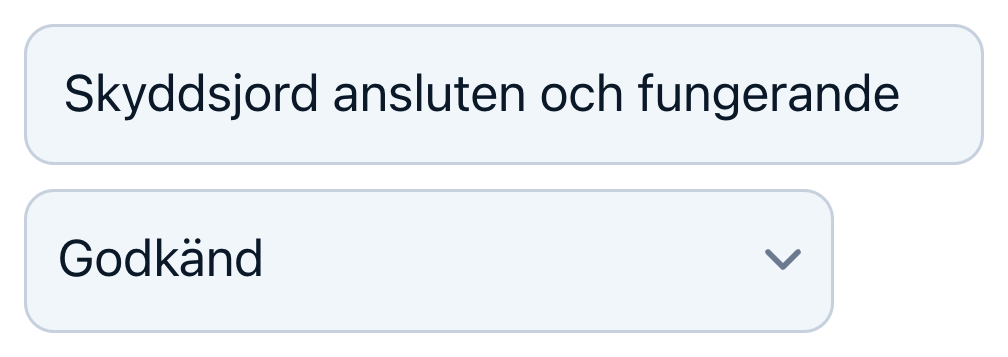
#> input picture design-assets/social/posts/src/egenkontroll-el-mall-0.png, 1008 x 357 px, found by its file name
$ python make_posts.py 08-ek-el.jpg
#> lines starting #> are read from the running program, lines starting #| are printed output that depends on the picture; after the words box and inside, x2 and y2 are one past the last pixel; in counts of white or black regions, pixels touching at a corner belong together
"""Brand post images 4:5 (1080x1350): headline + real site screenshot card + logo/url.
Run: python3 make_posts.py src   (screenshots in src/, made by shot-tools.mjs / shot6.mjs / pdfs.mjs with puppeteer-core)"""
import sys
from pathlib import Path

from PIL import Image, ImageDraw, ImageFilter, ImageFont

HERE = Path(__file__).resolve().parent
ROOT = HERE.parents[2]
W, H = 1080, 1350
NAVY, SKY, WHITE = (11, 26, 46), (111, 208, 248), (255, 255, 255)

# out, headline lines (second in SKY), parts stacked top→bottom: (screenshot, crop box px | None) or "ARROW"
# Screenshots: puppeteer, filled forms, 2x (S5, S8). See DESIGN-SYSTEM-SMM.md.
POSTS = [
    ("08-ek-el.jpg", ["Egenkontroll el", "Fyll i på plats"], [("egenkontroll-el-mall-0.png", None), ("egenkontroll-el-mall-1.png", None)]),
    ("09-ek-vvs.jpg", ["Egenkontroll VVS", "Fyll i på plats"], [("egenkontroll-vvs-mall-0.png", None), ("egenkontroll-vvs-mall-1.png", None)]),
    ("10-ek-bygg.jpg", ["Egenkontroll bygg", "Fyll i på plats"], [("egenkontroll-bygg-mall-0.png", None), ("egenkontroll-bygg-mall-1.png", None)]),
    ("11-kontrakt.jpg", ["Entreprenadkontrakt", "Enligt AB 04"], [("kontrakt-0.png", None), ("kontrakt-1.png", None), ("kontrakt-2.png", None)]),
    ("12-takstolar.jpg", ["Hur många takstolar?", "Räkna direkt"], [("takstolar.png", (66, 66, 1032, 468)), ("takstolar.png", (66, 1404, 1032, 1572))]),
    ("00-verktyg.jpg", ["60+ gratis verktyg", "för byggare"], [("c1.png", None), "GAP", ("c2.png", None), "GAP", ("c3.png", None)]),
    ("04-ob.jpg", ["OB eller övertid?", "Räkna tillägget"], [("m-ob.png", (36, 36, 1076, 948))]),
    ("05-egenkontroll.jpg", ["Egenkontroll våtrum", "Klar på bygget"], [("m-ek.png", (30, 2900, 1068, 3365)), ("m-ek.png", (30, 3725, 1068, 4090)), ("m-ek.png", (30, 340, 1068, 500))]),
    ("07-ata-trigger.jpg", ["Kommentera ÄTA", "– få mallen gratis"], [("ata-pdf.png", (120, 105, 1545, 1450))]),
    ("06-faktura.jpg", ["Från ÄTA", "till faktura"], [("m-ata.png", (60, 940, 1038, 1180)), ("m-ata.png", (60, 3133, 1038, 3372)), "ARROW", ("m-fk2.png", (60, 652, 1038, 892)), ("m-fk2.png", (60, 2532, 1038, 3054))]),
    # S14 LinkedIn product posts: real app screens from public/landing/features (flattened to src/f-*.png)
    ("20-system.jpg", ["Tid, ÄTA, faktura, lön", "I ett system för bygget"], [("a-overview.png", (0, 0, 1040, 600))]),  # admin.byggexp.se, Chrome zoom capture
    ("21-gps.jpg", ["Vem var på bygget?", "Appen vet – med GPS"], [("f-shifts.png", (1926, 360, 2374, 1170))]),
    ("22-attest.jpg", ["Varje pass loggat", "Ut som Excel eller PDF"], [("a-pass.png", (480, 0, 1568, 290)), "ARROW", ("a-export.png", (0, 70, 496, 350))]),
    ("23-lon.jpg", ["Lönen den 25:e?", "Timmarna finns redan"], [("a-lon1.png", (0, 60, 1040, 545)), ("a-lon2.png", None)]),
    ("24-planering.jpg", ["Vem jobbar var?", "Allt på en skärm"], [("f-plan.png", (583, 468, 1488, 1062))]),
    ("25-foto.jpg", ["Hur såg det ut?", "Foton per arbetspass"], [("f-foto.png", (1919, 360, 2374, 900))]),
    ("26-pris.jpg", ["Vad kostar det?", "Från 299 kr i månaden"], [("pris.png", (0, 30, 770, 360)), "GAP", ("pris.png", (815, 30, 1585, 360)), "GAP", ("pris.png", (1630, 30, 2400, 360))]),
]
FOOTERS = ("row", "small", "stack", "right")  # S10: owner picks one; default below
FOOTER = "row"

def font(size, weight="Heavy"):
    f = ImageFont.truetype("/System/Library/Fonts/SFNS.ttf", size)
    try:
        f.set_variation_by_name(weight)
    except Exception:
        pass
    return f


def bg():
    img = Image.new("RGB", (W, H), NAVY)
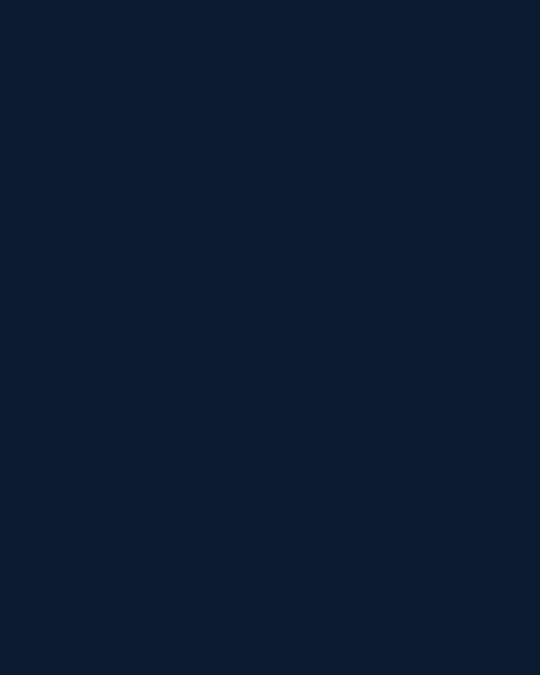
#> img: PIL image 1080x1350 RGB (shown at 1/2 size); mean R, G, B 11, 26, 46
    glow = Image.new("L", (W, H), 0)
#> glow: PIL image 1080x1350 L; every value is 0
    ImageDraw.Draw(glow).ellipse((-200, 650, W + 200, 1900), fill=130)
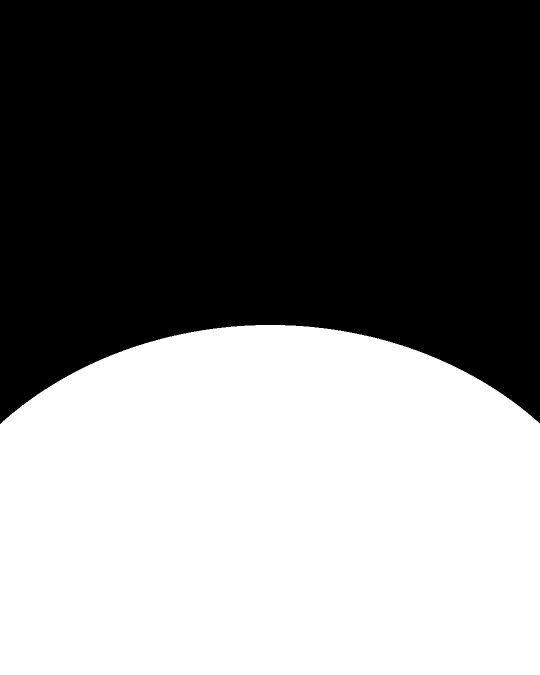
#> glow: PIL image 1080x1350 L (shown at 1/2 size); values 0 (black) and 130 (white), 47.3% white; 1 white region, box (x1, y1, x2, y2) and area: (0, 650, 1080, 1350) 690066
    glow = glow.filter(ImageFilter.GaussianBlur(220))
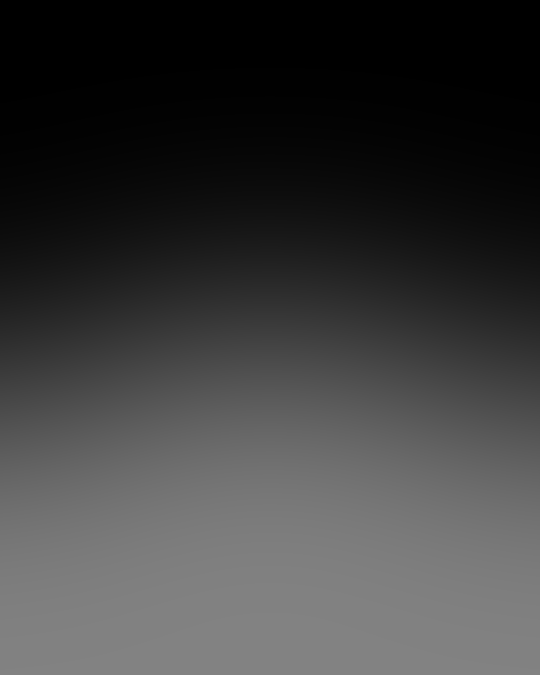
#> glow: PIL image 1080x1350 L (shown at 1/2 size); min 0, max 130, mean 60.6
    return Image.composite(Image.new("RGB", (W, H), (35, 148, 255)), img, glow).convert("RGBA")
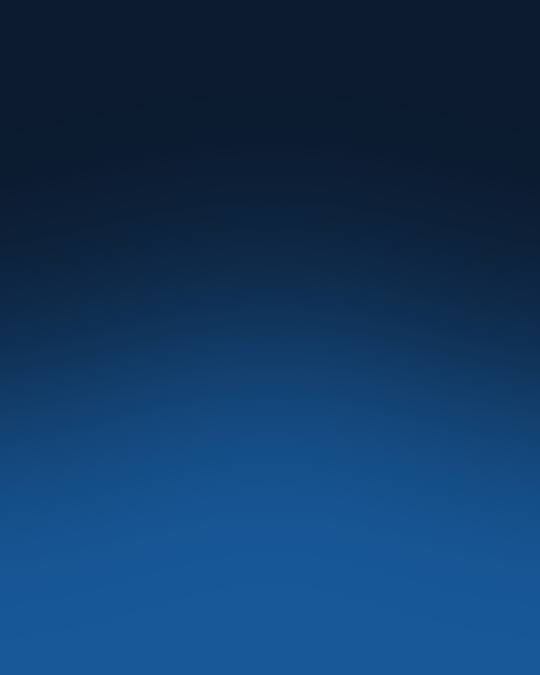
#> returned value: PIL image 1080x1350 RGBA (shown at 1/2 size); mean R, G, B, A 16.7, 54.9, 95.7, 255


def rounded(img, r):
    m = Image.new("L", img.size, 0)
    ImageDraw.Draw(m).rounded_rectangle((0, 0, img.width - 1, img.height - 1), r, fill=255)
    img.putalpha(m)
    return img


def make(out, lines, parts, src_dir, footer=FOOTER):
    frame = bg()
    d = ImageDraw.Draw(frame)
    f = font(92)
    for i, t in enumerate(lines):
        w = d.textlength(t, font=f)
        d.text(((W - w) / 2, 150 + i * 104), t, font=f, fill=WHITE if i == 0 else SKY)
#> this loop made 2 passes
#> w on passes 1 to 2: 686.8, 602.5
    cw = 1700
    blocks = []
    for p in parts:
        if p in ("ARROW", "GAP"):
            blocks.append(p)
            continue
        im = Image.open(Path(src_dir) / p[0]).convert("RGB")
#> im is the input picture: PIL image 1008x357 RGB; mean R, G, B 236.5, 240.4, 244.5
        im = im.crop(p[1]) if p[1] else im
        blocks.append(im)
    k = cw / max(b.width for b in blocks if not isinstance(b, str))  # one scale for all parts, left-aligned
    blocks = [b if isinstance(b, str) else b.resize((round(b.width * k), round(b.height * k)), Image.LANCZOS) for b in blocks]
    gap = 140
    pad = 0 if parts[0][0] in ("m-ob.png", "takstolar.png") else 70  # whole tool card has its own frame; crops get equal white margin (S5)
    sgap = 40  # between stacked cards
    first = next(b for b in blocks if not isinstance(b, str))
    fill = first.getpixel((2, 2))  # page background of the screenshot, so tiles sit on their own surface
    card = Image.new("RGB", (cw + 2 * pad, sum(gap if b == "ARROW" else sgap if b == "GAP" else b.height for b in blocks) + 2 * pad), fill if "GAP" in blocks else WHITE)
#> card: PIL image 1840x1344 RGB; every value is 255
    cd, yy = ImageDraw.Draw(card), pad
    for b in blocks:
        if b == "GAP":
            yy += sgap
            continue
        if b == "ARROW":
            cx, cy = pad + cw // 2, yy + gap // 2
            cd.polygon([(cx - 44, cy - 24), (cx + 44, cy - 24), (cx, cy + 30)], fill=(35, 148, 255))
            yy += gap
            continue
        card.paste(b, (pad, yy))
        yy += b.height
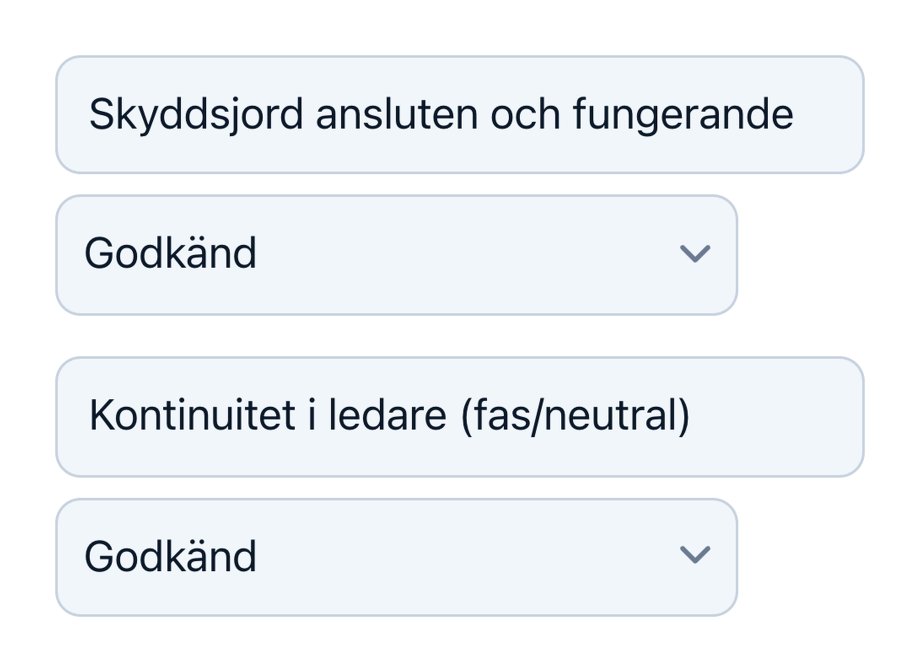
#> card: PIL image 1840x1344 RGB (shown at 1/2 size); mean R, G, B 240, 243.2, 246.6
    mw, mh, top, bottom = W - 2 * 64, 0, 400, 1185
    k = min(mw / card.width, (bottom - top) / card.height)
#> k = 0.517
    card = rounded(card.resize((round(card.width * k), round(card.height * k)), Image.LANCZOS).convert("RGBA"), 24)
#> in rounded, `m = Image.new("L", img.size, 0)`: m: PIL image 952x695 L; every value is 0
#> in rounded, `ImageDraw.Draw(m).rounded_rectangle((0, 0, img.width - 1, img.height -..`: m: PIL image 952x695 L; 99.9% white; 4 black regions, box (x1, y1, x2, y2) and area: (0, 0, 20, 20) 131, (932, 0, 952, 20) 131, (0, 675, 20, 695) 131, (932, 675, 952, 695) 131
    x, y = (W - card.width) // 2, top + (bottom - top - card.height) // 2
#> x = 64; y = 445
    sh = Image.new("RGBA", frame.size, (0, 0, 0, 0))
#> sh: PIL image 1080x1350 RGBA; every value is 0
    sh.paste((0, 0, 0, 150), (x, y + 20, x + card.width, y + 20 + card.height), card.split()[3])
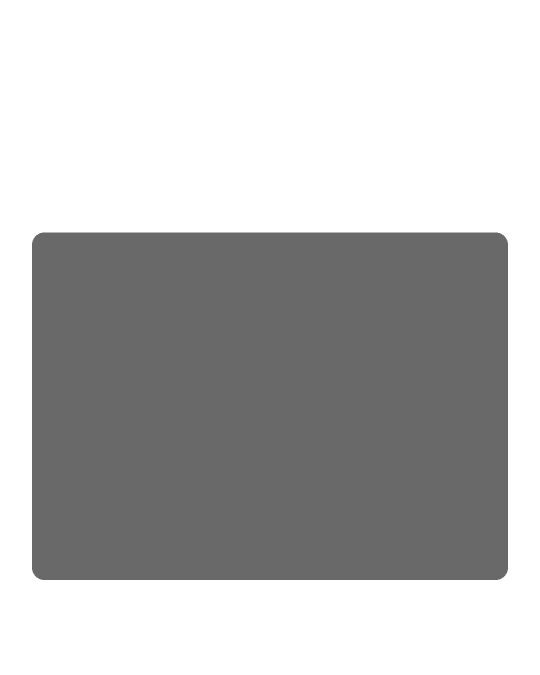
#> sh: PIL image 1080x1350 RGBA (shown at 1/2 size); mean R, G, B, A 0, 0, 0, 68; transparent parts drawn white
    frame.alpha_composite(sh.filter(ImageFilter.GaussianBlur(28)))
    frame.alpha_composite(card, (x, y))
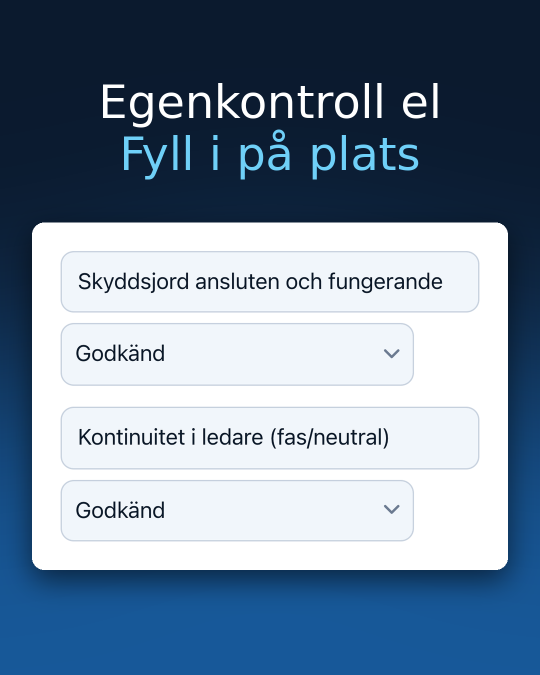
#> frame: PIL image 1080x1350 RGBA (shown at 1/2 size); mean R, G, B, A 119.9, 138.9, 159.1, 255
#> (the run stopped early here; a loop or call above may not have finished)

$ run again, with design-assets/social/posts/01-gips.jpg saved as design-assets/social/posts/src/egenkontroll-el-mall-0.png
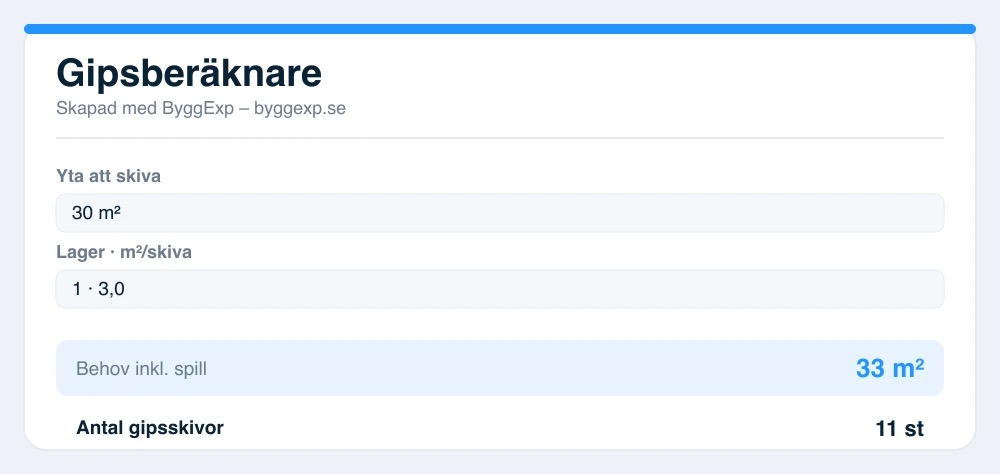
#> input picture design-assets/social/posts/01-gips.jpg, 1000 x 474 px, found by its file name
#> the loop in make, `for i, t in enumerate(lines):` made 2 passes
#> w on passes 1 to 2: 686.8, 602.5
#> in make, im is the input picture: PIL image 1000x474 RGB; mean R, G, B 240.3, 245, 249.9
#> after the loop in make, `for b in blocks:`:
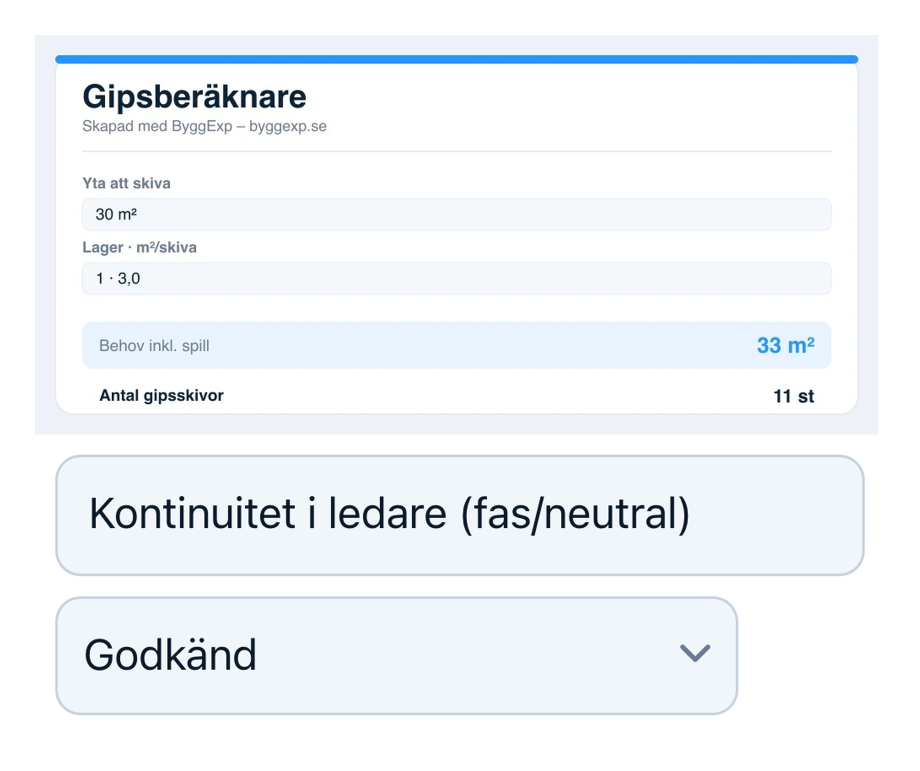
#> card: PIL image 1840x1541 RGB (shown at 1/2 size); mean R, G, B 241.6, 245.2, 249
#> in make, `frame.alpha_composite(card, (x, y))`:
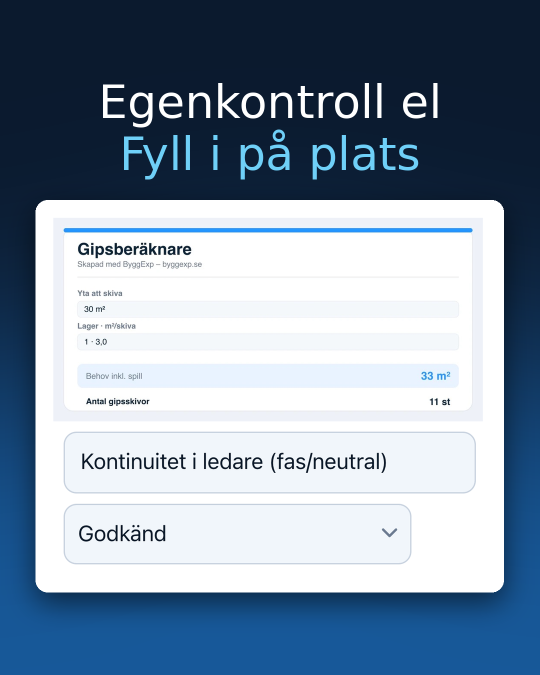
#> frame: PIL image 1080x1350 RGBA (shown at 1/2 size); mean R, G, B, A 131.9, 149.1, 167.5, 255

$ run again, with design-assets/social/posts/02-ata.jpg saved as design-assets/social/posts/src/egenkontroll-el-mall-0.png
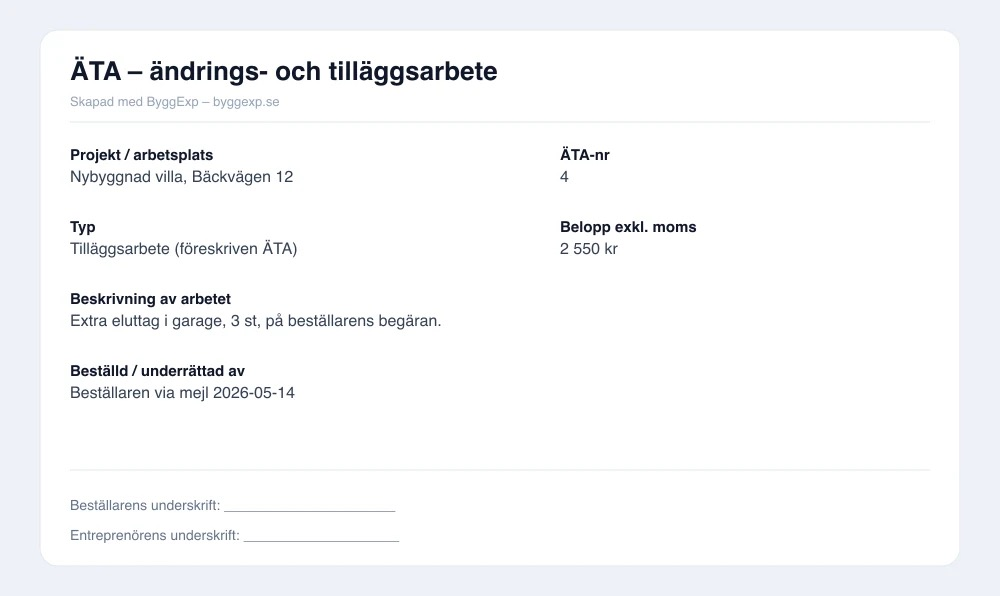
#> input picture design-assets/social/posts/02-ata.jpg, 1000 x 596 px, found by its file name
#> the loop in make, `for i, t in enumerate(lines):` made 2 passes
#> w on passes 1 to 2: 686.8, 602.5
#> in make, im is the input picture: PIL image 1000x596 RGB; mean R, G, B 247.4, 248.2, 249.6
#> after the loop in make, `for b in blocks:`:
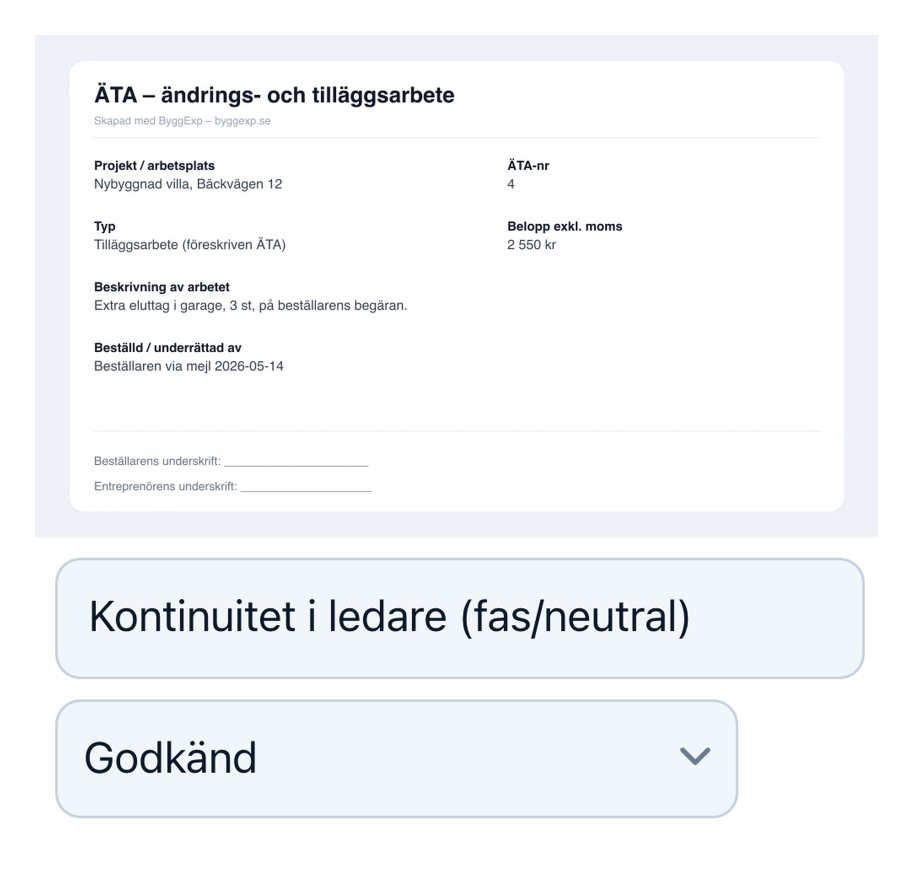
#> card: PIL image 1840x1747 RGB (shown at 1/2 size); mean R, G, B 245.3, 246.9, 249
#> in make, `frame.alpha_composite(card, (x, y))`:
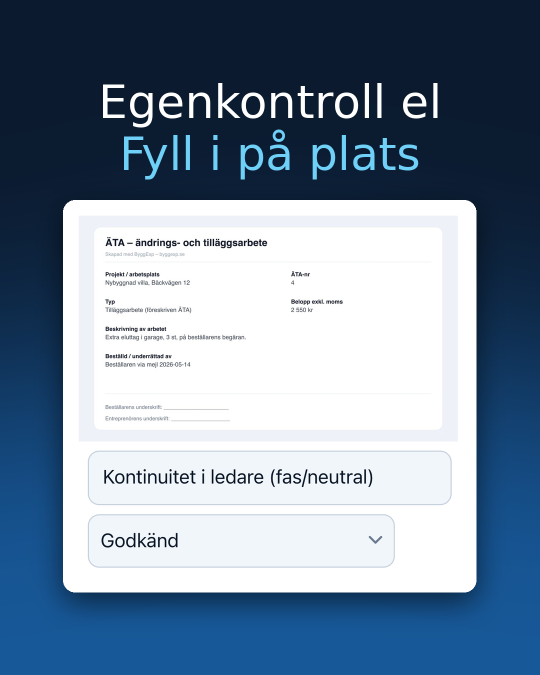
#> frame: PIL image 1080x1350 RGBA (shown at 1/2 size); mean R, G, B, A 120.3, 139, 159, 255
